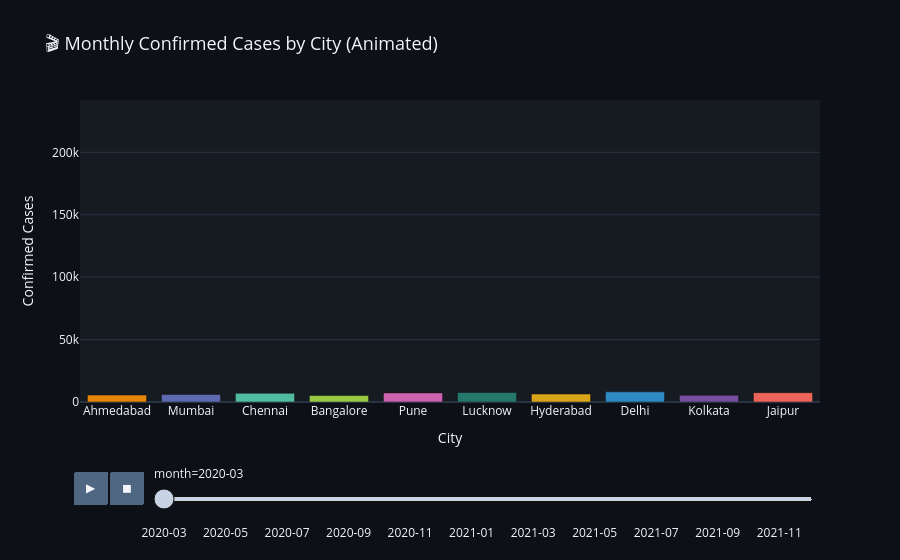

Here is the notebook cell this chart was saved with:
### Markdown cell above
### 🎬 6D — Animated Timeline: Monthly Case Growth

### Code cell
# Pivot to get cumulative confirmed by city × month
anim_df = (
    df.groupby(['city','month','state'])
      .agg(confirmed=('confirmed','max'),
           deaths=('deaths','max'),
           lat=('lat','first'),
           lon=('lon','first'))
      .reset_index()
      .sort_values('month')
)

fig = px.bar(
    anim_df, x='city', y='confirmed', color='city',
    animation_frame='month', animation_group='city',
    range_y=[0, anim_df['confirmed'].max() * 1.1],
    title='🎬 Monthly Confirmed Cases by City (Animated)',
    labels={'confirmed':'Confirmed Cases','city':'City'},
    template='plotly_dark',
    color_discrete_sequence=px.colors.qualitative.Vivid,
    hover_data=['state','deaths']
)
fig.update_layout(
    title_font_size=18,
    plot_bgcolor='#161b22',
    paper_bgcolor='#0d1117',
    showlegend=False
)
fig.show()
print('▶️ Press the Play button to animate case growth over time.')

### Figure 1 — Plotly figure (JSON) as saved in the notebook; plotly's stock layout.template omitted (floating-point values rounded to 4 significant figures)
{"data": [{"customdata": [["Gujarat", 215]], "hovertemplate": "City=%{x}<br>month=2020-03<br>Confirmed Cases=%{y}<br>state=%{customdata[0]}<br>deaths=%{customdata[1]}<extra></extra>", "ids": ["Ahmedabad"], "legendgroup": "Ahmedabad", "marker": {"color": "rgb(229, 134, 6)", "pattern": {"shape": ""}}, "name": "Ahmedabad", "orientation": "v", "showlegend": true, "textposition": "auto", "type": "bar", "x": ["Ahmedabad"], "xaxis": "x", "y": [5537], "yaxis": "y"}, {"customdata": [["Maharashtra", 196]], "hovertemplate": "City=%{x}<br>month=2020-03<br>Confirmed Cases=%{y}<br>state=%{customdata[0]}<br>deaths=%{customdata[1]}<extra></extra>", "ids": ["Mumbai"], "legendgroup": "Mumbai", "marker": {"color": "rgb(93, 105, 177)", "pattern": {"shape": ""}}, "name": "Mumbai", "orientation": "v", "showlegend": true, "textposition": "auto", "type": "bar", "x": ["Mumbai"], "xaxis": "x", "y": [6090], "yaxis": "y"}, {"customdata": [["Tamil Nadu", 251]], "hovertemplate": "City=%{x}<br>month=2020-03<br>Confirmed Cases=%{y}<br>state=%{customdata[0]}<br>deaths=%{customdata[1]}<extra></extra>", "ids": ["Chennai"], "legendgroup": "Chennai", "marker": {"color": "rgb(82, 188, 163)", "pattern": {"shape": ""}}, "name": "Chennai", "orientation": "v", "showlegend": true, "textposition": "auto", "type": "bar", "x": ["Chennai"], "xaxis": "x", "y": [6973], "yaxis": "y"}, {"customdata": [["Karnataka", 147]], "hovertemplate": "City=%{x}<br>month=2020-03<br>Confirmed Cases=%{y}<br>state=%{customdata[0]}<br>deaths=%{customdata[1]}<extra></extra>", "ids": ["Bangalore"], "legendgroup": "Bangalore", "marker": {"color": "rgb(153, 201, 69)", "pattern": {"shape": ""}}, "name": "Bangalore", "orientation": "v", "showlegend": true, "textposition": "auto", "type": "bar", "x": ["Bangalore"], "xaxis": "x", "y": [5171], "yaxis": "y"}, {"customdata": [["Maharashtra", 78]], "hovertemplate": "City=%{x}<br>month=2020-03<br>Confirmed Cases=%{y}<br>state=%{customdata[0]}<br>deaths=%{customdata[1]}<extra></extra>", "ids": ["Pune"], "legendgroup": "Pune", "marker": {"color": "rgb(204, 97, 176)", "pattern": {"shape": ""}}, "name": "Pune", "orientation": "v", "showlegend": true, "textposition": "auto", "type": "bar", "x": ["Pune"], "xaxis": "x", "y": [7306], "yaxis": "y"}, {"customdata": [["Uttar Pradesh", 127]], "hovertemplate": "City=%{x}<br>month=2020-03<br>Confirmed Cases=%{y}<br>state=%{customdata[0]}<br>deaths=%{customdata[1]}<extra></extra>", "ids": ["Lucknow"], "legendgroup": "Lucknow", "marker": {"color": "rgb(36, 121, 108)", "pattern": {"shape": ""}}, "name": "Lucknow", "orientation": "v", "showlegend": true, "textposition": "auto", "type": "bar", "x": ["Lucknow"], "xaxis": "x", "y": [7602], "yaxis": "y"}, {"customdata": [["Telangana", 87]], "hovertemplate": "City=%{x}<br>month=2020-03<br>Confirmed Cases=%{y}<br>state=%{customdata[0]}<br>deaths=%{customdata[1]}<extra></extra>", "ids": ["Hyderabad"], "legendgroup": "Hyderabad", "marker": {"color": "rgb(218, 165, 27)", "pattern": {"shape": ""}}, "name": "Hyderabad", "orientation": "v", "showlegend": true, "textposition": "auto", "type": "bar", "x": ["Hyderabad"], "xaxis": "x", "y": [6411], "yaxis": "y"}, {"customdata": [["Delhi", 103]], "hovertemplate": "City=%{x}<br>month=2020-03<br>Confirmed Cases=%{y}<br>state=%{customdata[0]}<br>deaths=%{customdata[1]}<extra></extra>", "ids": ["Delhi"], "legendgroup": "Delhi", "marker": {"color": "rgb(47, 138, 196)", "pattern": {"shape": ""}}, "name": "Delhi", "orientation": "v", "showlegend": true, "textposition": "auto", "type": "bar", "x": ["Delhi"], "xaxis": "x", "y": [8145], "yaxis": "y"}, {"customdata": [["West Bengal", 101]], "hovertemplate": "City=%{x}<br>month=2020-03<br>Confirmed Cases=%{y}<br>state=%{customdata[0]}<br>deaths=%{customdata[1]}<extra></extra>", "ids": ["Kolkata"], "legendgroup": "Kolkata", "marker": {"color": "rgb(118, 78, 159)", "pattern": {"shape": ""}}, "name": "Kolkata", "orientation": "v", "showlegend": true, "textposition": "auto", "type": "bar", "x": ["Kolkata"], "xaxis": "x", "y": [5360], "yaxis": "y"}, {"customdata": [["Rajasthan", 113]], "hovertemplate": "City=%{x}<br>month=2020-03<br>Confirmed Cases=%{y}<br>state=%{customdata[0]}<br>deaths=%{customdata[1]}<extra></extra>", "ids": ["Jaipur"], "legendgroup": "Jaipur", "marker": {"color": "rgb(237, 100, 90)", "pattern": {"shape": ""}}, "name": "Jaipur", "orientation": "v", "showlegend": true, "textposition": "auto", "type": "bar", "x": ["Jaipur"], "xaxis": "x", "y": [7462], "yaxis": "y"}], "layout": {"barmode": "relative", "legend": {"title": {"text": "City"}, "tracegroupgap": 0}, "paper_bgcolor": "#0d1117", "plot_bgcolor": "#161b22", "showlegend": false, "sliders": [{"active": 0, "currentvalue": {"prefix": "month="}, "len": 0.9, "pad": {"b": 10, "t": 60}, "steps": [{"args": [["2020-03"], {"frame": {"duration": 0, "redraw": true}, "fromcurrent": true, "mode": "immediate", "transition": {"duration": 0, "easing": "linear"}}], "label": "2020-03", "method": "animate"}, {"args": [["2020-04"], {"frame": {"duration": 0, "redraw": true}, "fromcurrent": true, "mode": "immediate", "transition": {"duration": 0, "easing": "linear"}}], "label": "2020-04", "method": "animate"}, {"args": [["2020-05"], {"frame": {"duration": 0, "redraw": true}, "fromcurrent": true, "mode": "immediate", "transition": {"duration": 0, "easing": "linear"}}], "label": "2020-05", "method": "animate"}, {"args": [["2020-06"], {"frame": {"duration": 0, "redraw": true}, "fromcurrent": true, "mode": "immediate", "transition": {"duration": 0, "easing": "linear"}}], "label": "2020-06", "method": "animate"}, {"args": [["2020-07"], {"frame": {"duration": 0, "redraw": true}, "fromcurrent": true, "mode": "immediate", "transition": {"duration": 0, "easing": "linear"}}], "label": "2020-07", "method": "animate"}, {"args": [["2020-08"], {"frame": {"duration": 0, "redraw": true}, "fromcurrent": true, "mode": "immediate", "transition": {"duration": 0, "easing": "linear"}}], "label": "2020-08", "method": "animate"}, {"args": [["2020-09"], {"frame": {"duration": 0, "redraw": true}, "fromcurrent": true, "mode": "immediate", "transition": {"duration": 0, "easing": "linear"}}], "label": "2020-09", "method": "animate"}, {"args": [["2020-10"], {"frame": {"duration": 0, "redraw": true}, "fromcurrent": true, "mode": "immediate", "transition": {"duration": 0, "easing": "linear"}}], "label": "2020-10", "method": "animate"}, {"args": [["2020-11"], {"frame": {"duration": 0, "redraw": true}, "fromcurrent": true, "mode": "immediate", "transition": {"duration": 0, "easing": "linear"}}], "label": "2020-11", "method": "animate"}, {"args": [["2020-12"], {"frame": {"duration": 0, "redraw": true}, "fromcurrent": true, "mode": "immediate", "transition": {"duration": 0, "easing": "linear"}}], "label": "2020-12", "method": "animate"}, {"args": [["2021-01"], {"frame": {"duration": 0, "redraw": true}, "fromcurrent": true, "mode": "immediate", "transition": {"duration": 0, "easing": "linear"}}], "label": "2021-01", "method": "animate"}, {"args": [["2021-02"], {"frame": {"duration": 0, "redraw": true}, "fromcurrent": true, "mode": "immediate", "transition": {"duration": 0, "easing": "linear"}}], "label": "2021-02", "method": "animate"}, {"args": [["2021-03"], {"frame": {"duration": 0, "redraw": true}, "fromcurrent": true, "mode": "immediate", "transition": {"duration": 0, "easing": "linear"}}], "label": "2021-03", "method": "animate"}, {"args": [["2021-04"], {"frame": {"duration": 0, "redraw": true}, "fromcurrent": true, "mode": "immediate", "transition": {"duration": 0, "easing": "linear"}}], "label": "2021-04", "method": "animate"}, {"args": [["2021-05"], {"frame": {"duration": 0, "redraw": true}, "fromcurrent": true, "mode": "immediate", "transition": {"duration": 0, "easing": "linear"}}], "label": "2021-05", "method": "animate"}, {"args": [["2021-06"], {"frame": {"duration": 0, "redraw": true}, "fromcurrent": true, "mode": "immediate", "transition": {"duration": 0, "easing": "linear"}}], "label": "2021-06", "method": "animate"}, {"args": [["2021-07"], {"frame": {"duration": 0, "redraw": true}, "fromcurrent": true, "mode": "immediate", "transition": {"duration": 0, "easing": "linear"}}], "label": "2021-07", "method": "animate"}, {"args": [["2021-08"], {"frame": {"duration": 0, "redraw": true}, "fromcurrent": true, "mode": "immediate", "transition": {"duration": 0, "easing": "linear"}}], "label": "2021-08", "method": "animate"}, {"args": [["2021-09"], {"frame": {"duration": 0, "redraw": true}, "fromcurrent": true, "mode": "immediate", "transition": {"duration": 0, "easing": "linear"}}], "label": "2021-09", "method": "animate"}, {"args": [["2021-10"], {"frame": {"duration": 0, "redraw": true}, "fromcurrent": true, "mode": "immediate", "transition": {"duration": 0, "easing": "linear"}}], "label": "2021-10", "method": "animate"}, {"args": [["2021-11"], {"frame": {"duration": 0, "redraw": true}, "fromcurrent": true, "mode": "immediate", "transition": {"duration": 0, "easing": "linear"}}], "label": "2021-11", "method": "animate"}, {"args": [["2021-12"], {"frame": {"duration": 0, "redraw": true}, "fromcurrent": true, "mode": "immediate", "transition": {"duration": 0, "easing": "linear"}}], "label": "2021-12", "method": "animate"}], "x": 0.1, "xanchor": "left", "y": 0, "yanchor": "top"}], "title": {"font": {"size": 18}, "text": "🎬 Monthly Confirmed Cases by City (Animated)"}, "updatemenus": [{"buttons": [{"args": [null, {"frame": {"duration": 500, "redraw": true}, "fromcurrent": true, "mode": "immediate", "transition": {"duration": 500, "easing": "linear"}}], "label": "&#9654;", "method": "animate"}, {"args": [[null], {"frame": {"duration": 0, "redraw": true}, "fromcurrent": true, "mode": "immediate", "transition": {"duration": 0, "easing": "linear"}}], "label": "&#9724;", "method": "animate"}], "direction": "left", "pad": {"r": 10, "t": 70}, "showactive": false, "type": "buttons", "x": 0.1, "xanchor": "right", "y": 0, "yanchor": "top"}], "xaxis": {"anchor": "y", "categoryarray": ["Ahmedabad", "Mumbai", "Chennai", "Bangalore", "Pune", "Lucknow", "Hyderabad", "Delhi", "Kolkata", "Jaipur"], "categoryorder": "array", "domain": [0, 1], "title": {"text": "City"}}, "yaxis": {"anchor": "x", "domain": [0, 1], "range": [0, 241900.0], "title": {"text": "Confirmed Cases"}}}}
